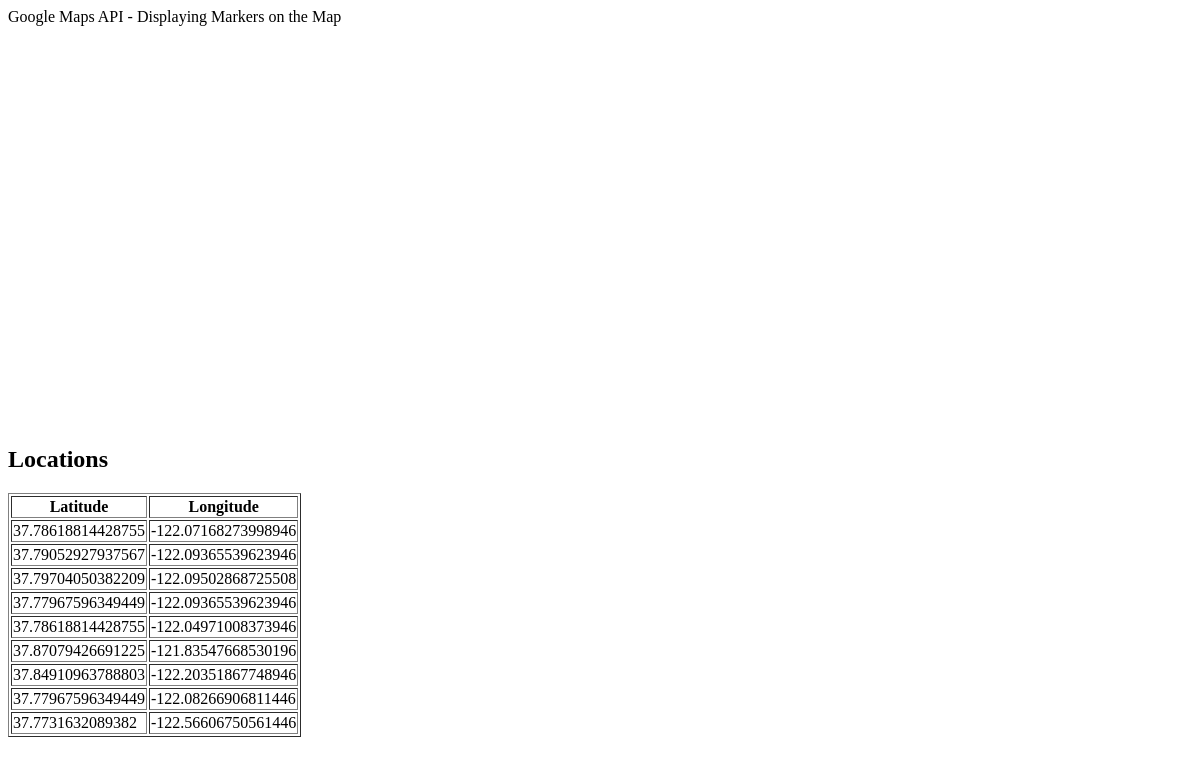
Before: / with the older database file.
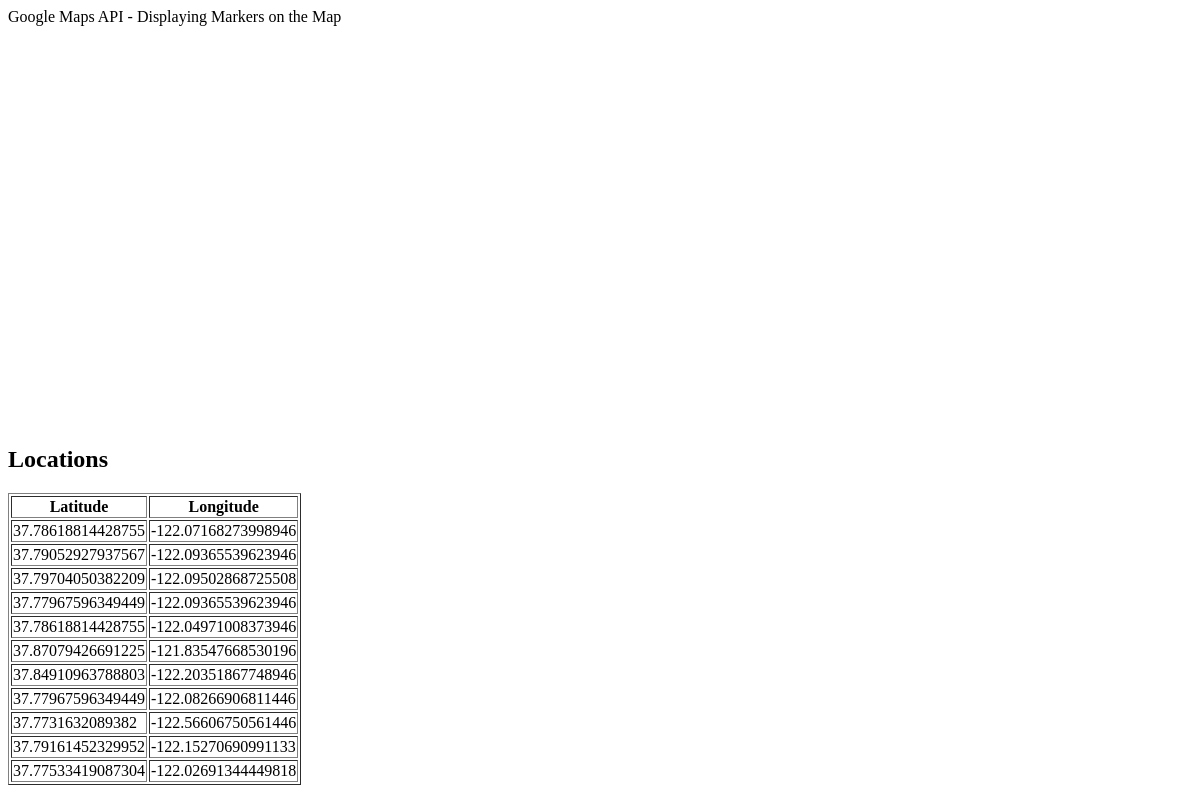
After: the same page with the newer database file.
### mapAdminApp/models.py (models this page shows, shortened)
class Locations(models.Model):
    id = models.UUIDField(primary_key=True, default=uuid.uuid4, editable=False)
    latitude = models.FloatField(default=0.0)  # Provide a sensible default
    longitude = models.FloatField(default=0.0)  # Provide a sensible default

### mapAdminApp/views.py (the view)
# urls.py: path("", HomeView.as_view(), name='my_home_view'),
class HomeView(ListView):
    template_name = "mapAdminApp/home.html"
    context_object_name = 'locations'  # This matches with your template
    model = Locations

### mapAdminApp/templates/mapAdminApp/home.html (shortened to what this page needs)
<!DOCTYPE html>
<html lang="en">
<head>
</head>
<body>
    <div class="pageholder">
        <div class="titleholder">
            <div class="title"> Google Maps API - Displaying Markers on the Map </div>
        </div>
        <div class="linkholder">
            <div class="mapholder">
                <div id="map" style="height: 400px; width: 100%;"> </div>
            </div>
        </div>
        <h2>Locations</h2>
        <table border="1">
            <thead>
                <tr>
                    <th>Latitude</th>
                    <th>Longitude</th>
                </tr>
            </thead>
            <tbody>
                {% for location in locations %}
                    <tr>
                        <td>{{ location.latitude }}</td>
                        <td>{{ location.longitude }}</td>
                    </tr>
                {% endfor %}
            </tbody>
        </table>
    </div>
</body>
</html>

Changed rows visible on the page:
added Locations: latitude "37.79161452329952", longitude "-122.15270690991133"
added Locations: latitude "37.77533419087304", longitude "-122.02691344449818"
